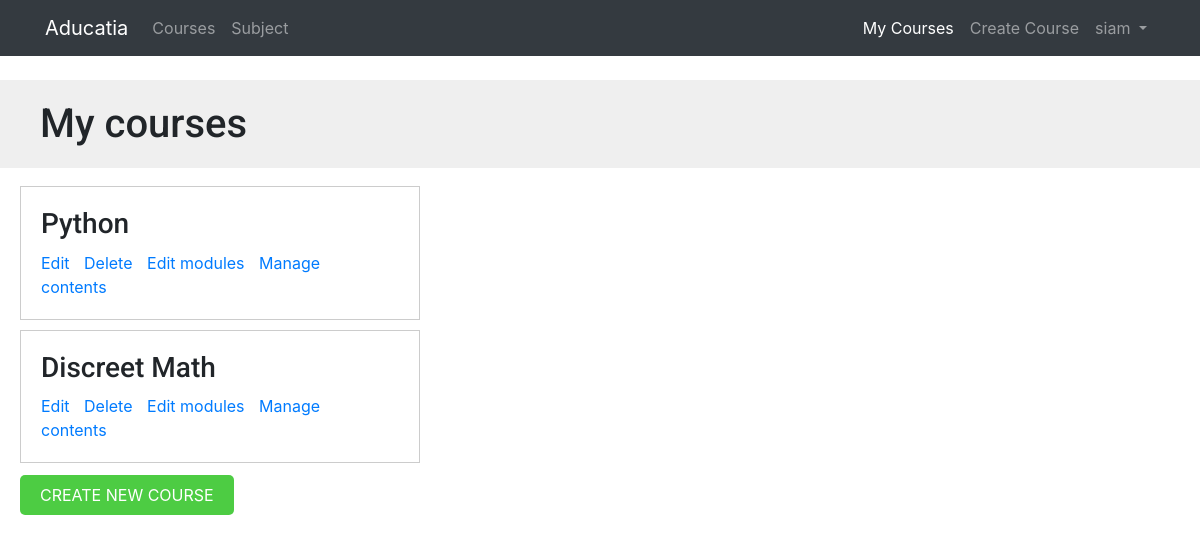
The page /course/mine/ (signed in) on the database its author committed.
### courses/models.py (models this page shows, shortened)
class Course(models.Model):
    owner = models.ForeignKey(User,
                    related_name='courses_created',
                    on_delete=models.CASCADE)
    subject = models.ForeignKey(Subject, related_name='courses',
                        on_delete=models.CASCADE)
    title = models.CharField(max_length=200)
    slug = models.SlugField(max_length=200, unique=True)
    overview = models.TextField()
    created = models.DateTimeField(auto_now_add=True)
    students = models.ManyToManyField(User,
                                      related_name='courses_joined',
                                      blank=True)
    class Meta:
        ordering = ['-created']

### courses/views.py (the view)
class ManageCourseListView(OwnerCourseMixin, ListView): #listview with mixin
    template_name = 'courses/manage/course/list.html'

### courses/templatetags/course.py (called while the page is built)
@register.filter(name='has_group')
def has_group(user, group_name):
    group = Group.objects.get(name=group_name)
    return True if group in user.groups.all() else False

### templates/courses/manage/course/list.html (shortened to what this page needs)
{% extends "base.html" %}
{% block content %}
  <h1>My courses</h1>
  <div class="module">
    {% for course in object_list %}
      <div class="course-info">
        <h3>{{ course.title }}</h3>
        <p>
          <a href="{% url "course_edit" course.id %}">Edit</a>
          <a href="{% url "course_delete" course.id %}">Delete</a>
          <a href="{% url "course_module_update" course.id %}">Edit modules</a>
          {% if course.modules.count > 0 %}
            <a href="{% url "module_content_list" course.modules.first.id %}">Manage contents</a>
          {% endif %}
        </p>
      </div>
    {% empty %}
      <p>You haven't created any courses yet.</p>
    {% endfor %}
    <p>
      <a href="{% url "course_create" %}" class="button">Create new course</a>
    </p>
  </div>
{% endblock %}

### templates/base/navbar.html (shortened to what this page needs)
{% load course %}
{% url 'course_list' as course_list %}
{% url 'home' as home_url %}
{% url 'sub_list' as subject_url %}
{% url 'manage_course_list' as mine %}
{% url 'student_course_list' as std %}
{% url 'course_create' as create_url %}
<div  class="navbar navbar-expand-md navbar-dark bg-dark mb-4">
  <div class="container">
    <a href="{{ home_url }}" class=" navbar-brand">Aducatia</a>
<div class="collapse navbar-collapse" id="navbarSupportedContent">
     <ul class="navbar-nav mr-auto">
       <li class="nav-item {% if request.path == course_list %}active{% endif %}">
         <a class="nav-link" href="{{ course_list }}">Courses <span class="sr-only">(current)</span></a>
       </li>
       <li class="nav-item {% if request.path == subject_url %}active{% endif %}">
         <a class="nav-link" href="{{ subject_url }}">Subject</a>
       </li>
     </ul>
 </div>
 <div class="collapse navbar-collapse" id="navbarCollapse">
     {% if user.is_authenticated %}
       <ul class="navbar-nav ml-auto">
        {% if request.user|has_group:"Instructors" %}
         <li class="nav-item {% if request.path == mine %}active{% endif %}">
           <a class="nav-link" href="{{mine}}">My Courses</a>
         </li>
         <li class="nav-item {% if request.path == create_url %}active{% endif %}">
           <a class="nav-link" href="{{create_url}}">Create Course</a>
         </li>
         {% else %}
         <li class="nav-item {% if request.path == std %}active{% endif %}">
           <a class="nav-link" href="{{std}}">Enrolled Courses</a>
         </li>
         {% endif %}
           <li class="nav-item">
             <a class="nav-link dropdown-toggle" href="#" id="userMenu"
               data-toggle="dropdown" aria-haspopup="true"
               aria-expanded="false">
               {{ user.username }}
             </a>
           </li>
         </ul>
       {% endif %}
     </div>
  </div>
</div>

### static/css/base.css (style rules this page uses)
body { margin:0; font-family:'Roboto', sans-serif; font-weight:400; color:#333; }
a { color:#3fad37; text-decoration:none; }
ul { float:left; }
h1, h2, h3, h4, h5, h6 { font-family:'Roboto', sans-serif; font-weight:300; }
h1 { background:#efefef; width:100%; overflow:auto; padding:20px 0 20px 40px; margin:0; }
.module { padding:10px 20px; float:left; width:600px; }
.module h3 { margin:20px 0 0; padding:0; width:100%; }
.module p { margin:10px 0 20px; width:100%; float:left; }
input[type=submit], a.button { border-radius:5px; background:#4dcc43; color:#fff; font-size:16px; text-transform:uppercase; border:none; padding:10px 20px; margin:20px 0; }
.course-info { border:1px solid #ccc; padding:0 20px; margin-bottom:10px; width:400px; overflow:auto; }
.course-info a { margin-right:10px; }

### rows shown on the page
Course: title "Python", shows "Manage contents"
Course: title "Discreet Math", shows "Manage contents"

### other values the page prints
{{ user.username }} "siam"
